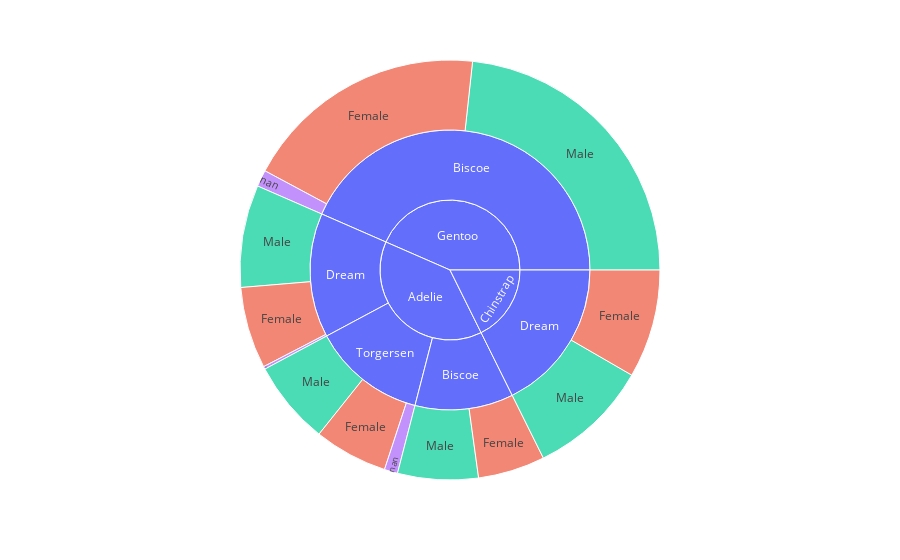

This figure's notebook cell:
### Code cell
peng = peng.astype(str)
fig = px.sunburst(peng, 
                  path=['species', 'island', 'sex'], 
                  values='body_mass_g', color='sex')
fig.show()

### Figure 1 — Plotly figure (JSON) as saved in the notebook; plotly's stock layout.template omitted (floating-point values rounded to 4 significant figures)
{"data": [{"branchvalues": "total", "customdata": [["(?)"], ["(?)"], ["(?)"], ["(?)"], ["(?)"], ["(?)"], ["(?)"], ["(?)"], ["Female"], ["Female"], ["Female"], ["Female"], ["Female"], ["Male"], ["Male"], ["Male"], ["Male"], ["Male"], ["nan"], ["nan"], ["nan"]], "domain": {"x": [0, 1], "y": [0, 1]}, "hovertemplate": "labels=%{label}<br>body_mass_g=%{value}<br>parent=%{parent}<br>id=%{id}<br>sex=%{customdata[0]}<extra></extra>", "ids": ["Gentoo", "Adelie", "Gentoo/Biscoe", "Chinstrap/Dream", "Adelie/Dream", "Adelie/Biscoe", "Adelie/Torgersen", "Chinstrap", "Gentoo/Biscoe/Female", "Adelie/Dream/Female", "Adelie/Biscoe/Female", "Adelie/Torgersen/Female", "Chinstrap/Dream/Female", "Chinstrap/Dream/Male", "Gentoo/Biscoe/Male", "Adelie/Dream/Male", "Adelie/Biscoe/Male", "Adelie/Torgersen/Male", "Adelie/Dream/nan", "Gentoo/Biscoe/nan", "Adelie/Torgersen/nan"], "labels": ["Gentoo", "Adelie", "Biscoe", "Dream", "Dream", "Biscoe", "Torgersen", "Chinstrap", "Female", "Female", "Female", "Female", "Female", "Male", "Male", "Male", "Male", "Male", "nan", "nan", "nan"], "marker": {"colors": ["#636efa", "#636efa", "#636efa", "#636efa", "#636efa", "#636efa", "#636efa", "#636efa", "#EF553B", "#EF553B", "#EF553B", "#EF553B", "#EF553B", "#00cc96", "#00cc96", "#00cc96", "#00cc96", "#00cc96", "#ab63fa", "#ab63fa", "#ab63fa"]}, "name": "", "parents": ["", "", "Gentoo", "Chinstrap", "Adelie", "Adelie", "Adelie", "", "Gentoo/Biscoe", "Adelie/Dream", "Adelie/Biscoe", "Adelie/Torgersen", "Chinstrap/Dream", "Chinstrap/Dream", "Gentoo/Biscoe", "Adelie/Dream", "Adelie/Biscoe", "Adelie/Torgersen", "Adelie/Dream", "Gentoo/Biscoe", "Adelie/Torgersen"], "type": "sunburst", "values": [624400.0, 558800.0, 624400.0, 253800.0, 206600.0, 163200.0, 189000.0, 253800.0, 271400.0, 90300.0, 74120.0, 81500.0, 119900.0, 133900.0, 334600.0, 113300.0, 89100.0, 92800.0, 2975.0, 18350.0, 14720.0]}], "layout": {"legend": {"tracegroupgap": 0}, "margin": {"t": 60}}}
